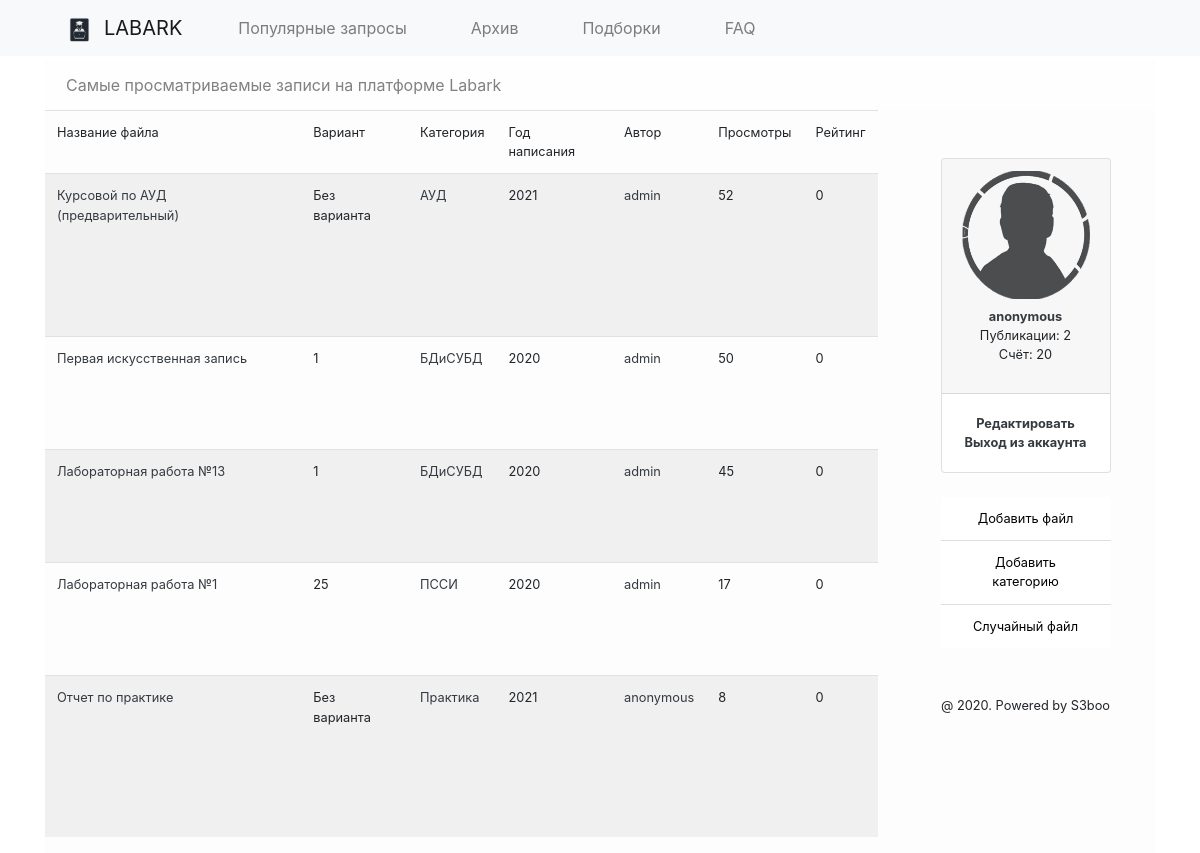
/popular (signed in), run on the app's committed database.
### LabArkApp/models.py (models this page shows, shortened)
class Lab(models.Model):
    name = models.CharField(max_length=50, blank=False)
    course = models.IntegerField()
    variant = models.CharField(default="Без варианта", max_length=20)
    year = models.IntegerField(default=datetime.now().year)
    category = models.ForeignKey(Category, on_delete=models.CASCADE)
    author = models.ForeignKey(User, on_delete=models.CASCADE)
    views = models.IntegerField(default=0)
    upload_time = models.DateTimeField(auto_now_add=True)
    file = models.FileField(upload_to="files")
    rating = models.IntegerField(default=0)
    class Meta:
        ordering = ["-id"]

class Category(models.Model):
    name = models.CharField(max_length=50, blank=False, unique=True)
    downloads = models.IntegerField(default=0)
    def __str__(self):
        return f"{self.name}"

class Profile(models.Model):
    user = models.OneToOneField(User, on_delete=models.CASCADE)
    reputation = models.IntegerField(default=0)
    uploads = models.IntegerField(default=0)
    userpic = models.ImageField(upload_to="userpics", default="default.png")
    status = models.TextField(max_length=100, default="Мой первый статус!")

### LabArkApp/views.py (the view)
# urls.py: re_path(r'^popular', LA.popular, name="popular"),
def popular(request):
    return render(request, 'index.html', context={
        'last_labs': Lab.objects.all().order_by('-views', 'name'),
        'form': forms.AddCategoryForm(),
        'message': "Самые просматриваемые записи на платформе Labark"
    })

### templates/index.html (shortened to what this page needs)
{% extends 'base.html' %}
{% block content %}
{% include "message.html" %}
<div class="row m-0 p-0 content">
  <table class="table table-responsive-lg table-hover table-striped ml-0 mr-5 col-12 col-lg-9 w-100">
    <thead class="thead-dark">
      <tr>
        <td class="small">Название файла</td>
        <td class="small">Вариант</td>
        <td class="small">Категория</td>
        <td class="small">Год написания</td>
        <td class="small">Автор</td>
        <td class="small">Просмотры</td>
        <td class="small">Рейтинг</td>
      </tr>
    </thead>
    <tbody>
      {% for x in last_labs %}
          <tr>
            <td class="small"><a href="{% url "details" x.id %}" class="text-dark">{{ x.name }}</a></td>
            <td class="small">{% if x.variant == "0" %} Без варианта {% else %} {{ x.variant }} {% endif %}</td>
            <td class="small"><a href="{% url "category_labs" x.category.id %}" class="text-dark">{{ x.category }}</a></td>
            <td class="small">{{ x.year }}</td>
            <td class="small"><a href="{% url "profile_view" x.author.id %}" class="text-dark">{{ x.author }}</a></td>
            <td class="small">{{ x.views }}</td>
            <td class="small">{{ x.rating }}</td>
          </tr>
      {% endfor %}
    </tbody>
  </table>
  {% include "aside_nav.html" %}
</div>
{% endblock %}

### templates/userframe.html
<div class="card">
    <div class="card-header">
        <img src="{{ user.profile.userpic.url }}" alt="Userpic" class="img-fluid pb-2">
        <br>
        <a class="text-dark" href="{% url 'profile_view' user.id %}"><strong>{{ user.get_username}}</strong></a>
        <br>
        <p>Публикации: {{ user.profile.uploads }} <br> Счёт: {{ user.profile.reputation }}</p>
    </div>
    <div class="card-body">
        <div class="card-text">
            <a href="#" class="text-dark font-weight-bold">Редактировать</a>
            <br>
            <a href="{% url 'logout' %}" class="text-dark font-weight-bold">Выход из аккаунта</a>
        </div>
    </div>
</div>

### static/css/style.css (style rules this page uses)
.content { background: #FDFDFD; height: calc(100vh - 57px); }

### data on the page
Lab: name "Курсовой по АУД (предварительный)", variant "Без варианта", category "АУД", year "2021", author "admin", views "52", rating "0"
Lab: name "Первая искусственная запись", variant "1", category "БДиСУБД", year "2020", author "admin", views "50", rating "0"
Lab: name "Лабораторная работа №13", variant "1", category "БДиСУБД", year "2020", author "admin", views "45", rating "0"
Lab: name "Лабораторная работа №1", variant "25", category "ПССИ", year "2020", author "admin", views "17", rating "0"
Lab: name "Отчет по практике", variant "Без варианта", category "Практика", year "2021", author "anonymous", views "8", rating "0"

### other printed values
{{ message }} "Самые просматриваемые записи на платформе Labark"
{{ user.get_username }} "anonymous"
{{ user.profile.uploads }} "2"
{{ user.profile.reputation }} "20"
